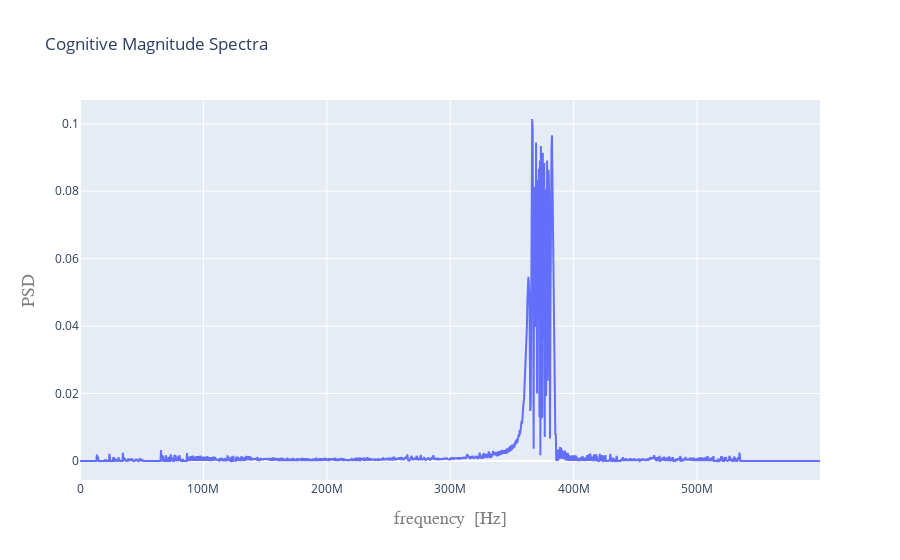

This figure's notebook cell:
### Markdown cell above
## __EXAMPLE 4: Simulated Emitter __

We reconstruct the Complex RF Spectra of a simulated emitter. We use our simulation software to create a linear frequency modulated emitter with a carrier frequency of 350 MHz and 70 MHz pulse bandwidth. For this simulation we set the sample rate of the ADC to 100 MHz and a spatial resolution of 0.83 nanoseconds.

### Code cell
from pyvalcore.utils import read_from_pickle

SAMPLING_FREQENCY = 100e6
SPATIAL_RESOLUTION = 120
FREQUENCY_RESOLUTION = 512*4
SPATIAL_CHANNELS = 8

fs = SAMPLING_FREQENCY
sr = SPATIAL_RESOLUTION
x = read_from_pickle('radar_lfm_example.pickle')
sig = x['radar_samples']
time = x['radar_time']
NFFT = 512
fc = fs*sr
y2,t2,ri = subsample(sig, time, FREQUENCY_RESOLUTION, fs, fc, SPATIAL_CHANNELS)
real_output = cognitive_real(np.real(y2), ri, fc, FREQUENCY_RESOLUTION)
imag_output = cognitive_imag(np.imag(y2), ri, fc, FREQUENCY_RESOLUTION)
plot_spectra([real_output, imag_output], SAMPLING_FREQENCY, SPATIAL_RESOLUTION)

### Figure 1 — Plotly figure (JSON) as saved in the notebook; plotly's stock layout.template omitted (floating-point values rounded to 4 significant figures; data arrays with more than 128 entries replaced by an {"elided": "..."} marker saying what was removed)
{"data": [{"name": "psd", "text": [], "type": "scatter", "x": {"elided": "1536 int values"}, "y": {"elided": "1536 float values"}}], "layout": {"autosize": true, "title": {"text": "Cognitive Magnitude Spectra"}, "xaxis": {"title": {"font": {"color": "#7f7f7f", "family": "Courier New, monospace", "size": 18}, "text": "frequency  [Hz]"}}, "yaxis": {"title": {"font": {"color": "#7f7f7f", "family": "Courier New, monospace", "size": 18}, "text": "PSD"}}}}
